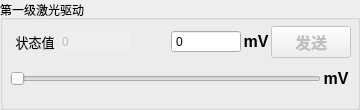
      <widget class="QGroupBox" name="groupBox_4">
       <property name="title">
        <string>第一级激光驱动</string>
       </property>
       <widget class="QWidget" name="verticalLayoutWidget">
        <property name="geometry">
         <rect>
          <x>10</x>
          <y>20</y>
          <width>341</width>
          <height>81</height>
         </rect>
        </property>
        <layout class="QVBoxLayout" name="verticalLayout">
         <property name="spacing">
          <number>0</number>
         </property>
         <item>
          <layout class="QHBoxLayout" name="horizontalLayout_6">
           <item>
            <widget class="QLabel" name="label">
             <property name="maximumSize">
              <size>
               <width>50</width>
               <height>20</height>
              </size>
             </property>
             <property name="text">
              <string>&lt;html&gt;&lt;head/&gt;&lt;body&gt;&lt;p align=&quot;center&quot;&gt;&lt;span style=&quot; font-size:10pt;&quot;&gt;状态值&lt;/span&gt;&lt;/p&gt;&lt;/body&gt;&lt;/html&gt;</string>
             </property>
            </widget>
           </item>
           <item>
            <widget class="QSpinBox" name="spinBox_1">
             <property name="enabled">
              <bool>false</bool>
             </property>
             <property name="maximumSize">
              <size>
               <width>16777215</width>
               <height>20</height>
              </size>
             </property>
             <property name="focusPolicy">
              <enum>Qt::NoFocus</enum>
             </property>
             <property name="frame">
              <bool>false</bool>
             </property>
             <property name="readOnly">
              <bool>true</bool>
             </property>
             <property name="buttonSymbols">
              <enum>QAbstractSpinBox::NoButtons</enum>
             </property>
             <property name="specialValueText">
              <string/>
             </property>
             <property name="keyboardTracking">
              <bool>true</bool>
             </property>
             <property name="maximum">
              <number>2500</number>
             </property>
            </widget>
           </item>
           <item>
            <spacer name="horizontalSpacer">
             <property name="orientation">
              <enum>Qt::Horizontal</enum>
             </property>
             <property name="sizeType">
              <enum>QSizePolicy::Fixed</enum>
             </property>
             <property name="sizeHint" stdset="0">
              <size>
               <width>40</width>
               <height>20</height>
              </size>
             </property>
            </spacer>
           </item>
           <item>
            <widget class="QSpinBox" name="voltageSpinBoxL1">
             <property name="buttonSymbols">
              <enum>QAbstractSpinBox::NoButtons</enum>
             </property>
             <property name="maximum">
              <number>2500</number>
             </property>
            </widget>
           </item>
           <item>
            <widget class="QLabel" name="label_5">
             <property name="minimumSize">
              <size>
               <width>30</width>
               <height>30</height>
              </size>
             </property>
             <property name="maximumSize">
              <size>
               <width>30</width>
               <height>30</height>
              </size>
             </property>
             <property name="text">
              <string>&lt;html&gt;&lt;head/&gt;&lt;body&gt;&lt;p align=&quot;center&quot;&gt;&lt;span style=&quot; font-size:12pt; font-weight:600;&quot;&gt;mV&lt;/span&gt;&lt;/p&gt;&lt;/body&gt;&lt;/html&gt;</string>
             </property>
            </widget>
           </item>
           <item>
            <widget class="QPushButton" name="sendButtonL1">
             <property name="enabled">
              <bool>false</bool>
             </property>
             <property name="sizePolicy">
              <sizepolicy hsizetype="Fixed" vsizetype="Fixed">
               <horstretch>0</horstretch>
               <verstretch>0</verstretch>
              </sizepolicy>
             </property>
             <property name="font">
              <font>
               <family>新宋体</family>
               <pointsize>12</pointsize>
               <weight>75</weight>
               <bold>true</bold>
              </font>
             </property>
             <property name="text">
              <string>发送</string>
             </property>
             <property name="checkable">
              <bool>false</bool>
             </property>
             <property name="autoDefault">
              <bool>true</bool>
             </property>
             <property name="flat">
              <bool>false</bool>
             </property>
             <property name="userButtonID" stdset="0">
              <number>1</number>
             </property>
            </widget>
           </item>
          </layout>
         </item>
         <item>
          <layout class="QHBoxLayout" name="horizontalLayout">
           <item>
            <widget class="QSlider" name="voltageSliderL1">
             <property name="minimumSize">
              <size>
               <width>80</width>
               <height>0</height>
              </size>
             </property>
             <property name="maximumSize">
              <size>
               <width>16777215</width>
               <height>16777215</height>
              </size>
             </property>
             <property name="focusPolicy">
              <enum>Qt::ClickFocus</enum>
             </property>
             <property name="maximum">
              <number>2500</number>
             </property>
             <property name="orientation">
              <enum>Qt::Horizontal</enum>
             </property>
            </widget>
           </item>
           <item>
            <widget class="QLabel" name="label_6">
             <property name="minimumSize">
              <size>
               <width>30</width>
               <height>30</height>
              </size>
             </property>
             <property name="maximumSize">
              <size>
               <width>30</width>
               <height>30</height>
              </size>
             </property>
             <property name="text">
              <string>&lt;html&gt;&lt;head/&gt;&lt;body&gt;&lt;p align=&quot;center&quot;&gt;&lt;span style=&quot; font-size:12pt; font-weight:600;&quot;&gt;mV&lt;/span&gt;&lt;/p&gt;&lt;/body&gt;&lt;/html&gt;</string>
             </property>
            </widget>
           </item>
          </layout>
         </item>
        </layout>
       </widget>
      </widget>
